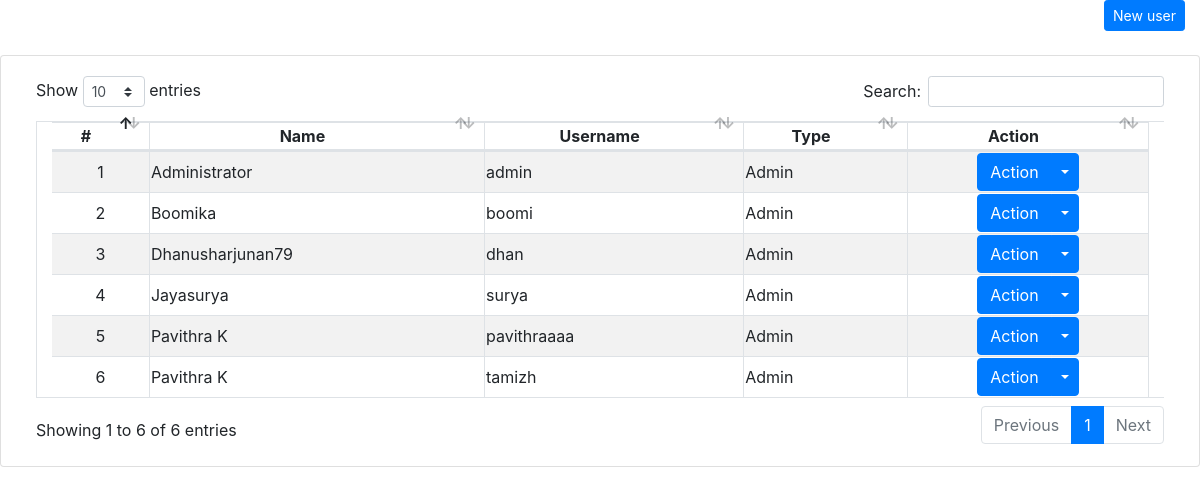
The page /users.php on the database its author committed.
### tables this page shows
CREATE TABLE `users` (
  `id` int(30) NOT NULL,
  `name` text NOT NULL,
  `username` varchar(200) NOT NULL,
  `password` text NOT NULL,
  `type` tinyint(1) NOT NULL DEFAULT 3 COMMENT '1=Admin,2=Staff, 3= subscriber'
);

### users.php (the view, shortened to what this page needs)
<?php
$servername = "localhost";
$username = "root";
$password = "";
$dbname = "gym_db";
$conn = new mysqli($servername, $username, $password, $dbname);
?>
<!DOCTYPE html>
<html lang="en">
<head>
    <link rel="stylesheet" href="css/bootstrap.min.css">
    <link rel="stylesheet" href="css/dataTables.bootstrap4.min.css">
</head>
<body>
<div class="container-fluid">
    <div class="row">
        <div class="col-lg-12">
            <button class="btn btn-primary float-right btn-sm" id="new_user"><i class="fa fa-plus"></i> New user</button>
        </div>
    </div>
    <br>
    <div class="row">
        <div class="card col-lg-12">
            <div class="card-body">
                <table class="table-striped table-bordered col-md-12">
                    <thead>
                        <tr>
                            <th class="text-center">#</th>
                            <th class="text-center">Name</th>
                            <th class="text-center">Username</th>
                            <th class="text-center">Type</th>
                            <th class="text-center">Action</th>
                        </tr>
                    </thead>
                    <tbody>
                        <?php
                        $type = array("", "Admin", "Staff", "Alumnus/Alumna");
                        $users = $conn->query("SELECT * FROM users ORDER BY name ASC");
                        $i = 1;
                        while ($row = $users->fetch_assoc()):
                        ?>
                            <tr>
                                <td class="text-center">
                                    <?php echo $i++ ?>
                                </td>
                                <td>
                                    <?php echo ucwords($row['name']) ?>
                                </td>
                                <td>
                                    <?php echo $row['username'] ?>
                                </td>
                                <td>
                                    <?php echo $type[$row['type']] ?>
                                </td>
                                <td>
                                    <center>
                                        <div class="btn-group">
                                            <button type="button" class="btn btn-primary">Action</button>
                                            <button type="button" class="btn btn-primary dropdown-toggle dropdown-toggle-split" data-toggle="dropdown" aria-haspopup="true" aria-expanded="false">
                                            </button>
                                        </div>
                                    </center>
                                </td>
                            </tr>
                        <?php endwhile; ?>
                    </tbody>
                </table>
            </div>
        </div>
    </div>
</div>
</body>
</html>

### rows shown on the page
users: name "Administrator", username "admin", type "Admin"
users: name "Boomika", username "boomi", type "Admin"
users: name "Dhanusharjunan79", username "dhan", type "Admin"
users: name "Jayasurya", username "surya", type "Admin"
users: name "Pavithra K", username "pavithraaaa", type "Admin"
users: name "Pavithra K", username "tamizh", type "Admin"
